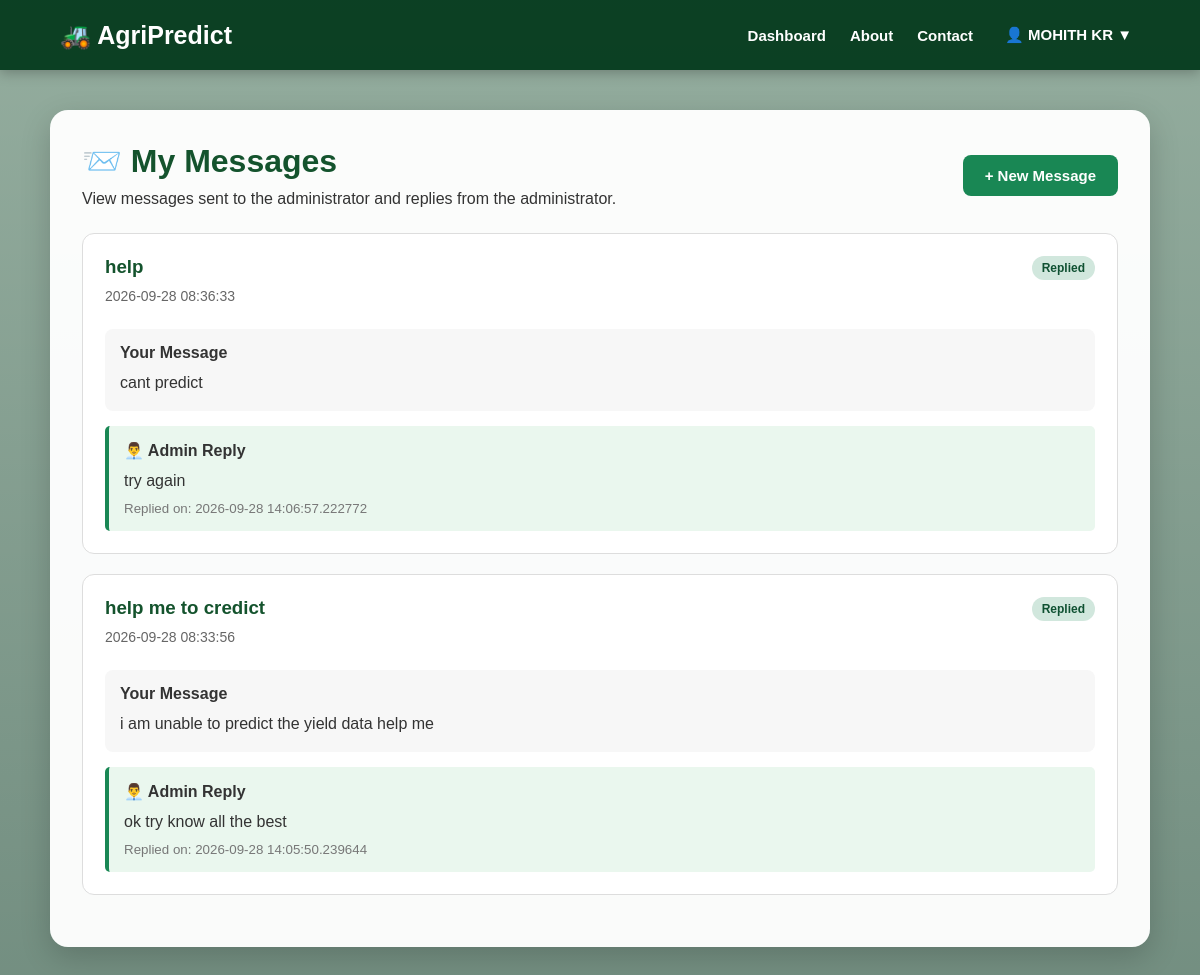
Page /messages (signed in) on the committed database.
### tables this page shows
CREATE TABLE users (
            id INTEGER PRIMARY KEY AUTOINCREMENT,
            name TEXT NOT NULL,
            email TEXT UNIQUE NOT NULL,
            password TEXT NOT NULL
        , created_at TIMESTAMP);

CREATE TABLE messages (
            id INTEGER PRIMARY KEY AUTOINCREMENT,

            user_id INTEGER NOT NULL,

            subject TEXT NOT NULL,

            message TEXT NOT NULL,

            reply TEXT,

            status TEXT DEFAULT 'Unread',

            created_at TIMESTAMP DEFAULT CURRENT_TIMESTAMP,

            replied_at TIMESTAMP,

            FOREIGN KEY (user_id) REFERENCES users(id)
        );

### app.py (the view)
@app.route("/messages")
@login_required
def messages():
    conn = get_db_connection()
    user_messages = conn.execute("""
        SELECT
            messages.*,
            users.name,
            users.email
        FROM messages
        JOIN users
        ON messages.user_id = users.id
        WHERE messages.user_id = ?
        ORDER BY messages.created_at DESC
    """, (
        session["user_id"],
    )).fetchall()
    conn.close()
    return render_template(
        "messages.html",
        messages=user_messages
    )

### app.py (called while the page is built)
def get_db_connection():
    conn = sqlite3.connect("users.db")
    conn.row_factory = sqlite3.Row
    return conn

def login_required(function):
    @wraps(function)
    def decorated_function(*args, **kwargs):
        if "user_id" not in session:
            return redirect(url_for("login"))
        return function(*args, **kwargs)
    return decorated_function

### templates/messages.html (shortened to what this page needs)
<!DOCTYPE html>
<html lang="en">
<head>
    <link rel="stylesheet"
          href="{{ url_for('static', filename='style.css') }}">
</head>
<body>
<nav class="navbar">
    <div class="logo">
        🚜 AgriPredict
    </div>
    <div class="nav-links">
        <a href="{{ url_for('dashboard') }}">
            Dashboard
        </a>
        <a href="{{ url_for('about') }}">
            About
        </a>
        <a href="{{ url_for('contact') }}">
            Contact
        </a>
        <div class="profile-dropdown">
            <button class="profile-button">
                👤 {{ session.get('user_name', 'Profile') }} ▼
            </button>
        </div>
    </div>
</nav>
<div class="page-container">
    <div class="page-card wide-card">
        <div class="page-heading-row">
            <div>
                <h1>📨 My Messages</h1>
                <p>
                    View messages sent to the administrator
                    and replies from the administrator.
                </p>
            </div>
            <a href="{{ url_for('contact') }}"
               class="primary-button">
                + New Message
            </a>
        </div>
        {% if messages %}
            {% for message in messages %}
                <div class="message-card">
                    <div class="message-header">
                        <div>
                            <h3>
                                {{ message["subject"] }}
                            </h3>
                            <p class="message-date">
                                {{ message["created_at"] }}
                            </p>
                        </div>
                        <span class="message-status
                            {% if message['status'] == 'Replied' %}
                                replied
                            {% else %}
                                unread
                            {% endif %}">
                            {{ message["status"] }}
                        </span>
                    </div>
                    <div class="message-body">
                        <strong>
                            Your Message
                        </strong>
                        <p>
                            {{ message["message"] }}
                        </p>
                    </div>
                    {% if message["reply"] %}
                        <div class="admin-reply">
                            <strong>
                                👨‍💼 Admin Reply
                            </strong>
                            <p>
                                {{ message["reply"] }}
                            </p>
                            {% if message["replied_at"] %}
                                <small>
                                    Replied on:
                                    {{ message["replied_at"] }}
                                </small>
                            {% endif %}
                        </div>
                    {% else %}
                        <div class="waiting-reply">
                            ⏳ Waiting for admin reply...
                        </div>
                    {% endif %}
                </div>
            {% endfor %}
        {% endif %}
    </div>
</div>
</body>
</html>

### static/style.css (style rules this page uses)
* { box-sizing: border-box; margin: 0; padding: 0; }
html { scroll-behavior: smooth; }
body { min-height: 100vh; font-family: Arial, Helvetica, sans-serif; color: #222; background-image: linear-gradient( rgba(0, 60, 25, 0.42), rgba(0, 50, 25, 0.55) ), url("/static/background.png"); background-size: cover; background-position: center; background-repeat: no-repeat; background-attachment: fixed; }
.navbar { width: 100%; min-height: 70px; display: flex; align-items: center; justify-content: space-between; padding: 12px 5%; background: rgba(0, 55, 25, 0.92); box-shadow: 0 3px 12px rgba(0, 0, 0, 0.25); position: sticky; top: 0; z-index: 1000; }
.logo { color: white; font-size: 25px; font-weight: bold; }
.nav-links { display: flex; align-items: center; gap: 24px; }
.nav-links > a { color: white; text-decoration: none; font-size: 15px; font-weight: 600; }
.profile-dropdown { position: relative; display: inline-block; }
.profile-button { border: none; background: transparent; color: white; font-size: 15px; font-weight: 600; cursor: pointer; padding: 8px; }
.prediction-card, .page-card, .result-card { background: rgba(255, 255, 255, 0.96); border-radius: 18px; box-shadow: 0 10px 30px rgba(0, 0, 0, 0.18); }
.primary-button, .secondary-button { display: inline-block; padding: 12px 22px; border-radius: 8px; border: none; text-decoration: none; cursor: pointer; font-size: 15px; font-weight: 600; transition: 0.2s; }
.primary-button { background: #198754; color: white; }
.page-container { width: 92%; max-width: 1100px; margin: 40px auto; }
.page-card { padding: 32px; color: #333; }
.page-card h1 { color: #14532d; margin-bottom: 10px; }
.wide-card { width: 100%; }
.page-heading-row { display: flex; justify-content: space-between; align-items: center; gap: 20px; margin-bottom: 25px; }
.message-card, .admin-message-card { border: 1px solid #ddd; border-radius: 12px; padding: 22px; margin-bottom: 20px; background: #fff; }
.message-header { display: flex; justify-content: space-between; align-items: flex-start; gap: 15px; }
.message-header h3 { color: #14532d; margin-bottom: 5px; }
.message-header p { color: #666; font-size: 14px; }
.message-date { color: #888; font-size: 13px; margin: 10px 0; }
.message-body { padding: 15px; background: #f7f7f7; border-radius: 8px; margin-top: 15px; }
.message-body p, .admin-reply p { margin-top: 8px; line-height: 1.6; }
.admin-reply { margin-top: 15px; padding: 15px; background: #eaf7ee; border-left: 4px solid #198754; border-radius: 5px; }
.admin-reply small { color: #777; display: block; margin-top: 8px; }
.message-status { padding: 5px 10px; border-radius: 20px; font-size: 12px; font-weight: bold; white-space: nowrap; }
.message-status.replied { background: #d1e7dd; color: #0f5132; }

### rows in the picture
users: get "MOHITH KR"
messages: subject "help", created_at "2026-09-28 08:36:33", status "Replied", message "cant predict", reply "try again", replied_at "2026-09-28 14:06:57.222772"
messages: subject "help me to credict", created_at "2026-09-28 08:33:56", status "Replied", message "i am unable to predict the yield data help me", reply "ok try know all the best", replied_at "2026-09-28 14:05:50.239644"
